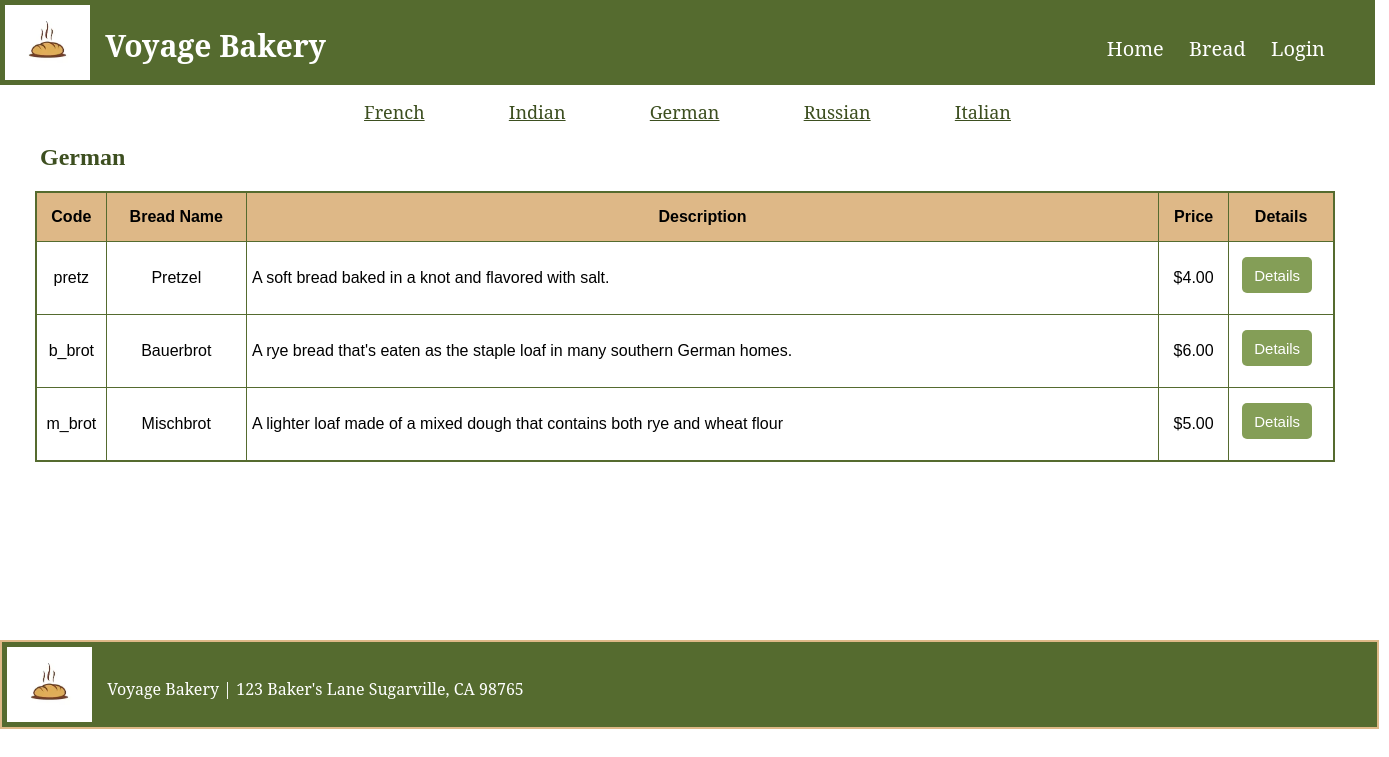
Page /bread_shop/bread.php?bread_category_id=3 on the committed database.
### tables this page shows
CREATE TABLE IF NOT EXISTS `breadCategories` (
`breadCategoryID` int(11) NOT NULL,
  `breadCategoryName` varchar(255) NOT NULL,
  `dateAdded` datetime NOT NULL
);

CREATE TABLE IF NOT EXISTS `bread` (
`breadID` int(11) NOT NULL,
  `breadCategoryID` int(11) NOT NULL,
  `breadCode` varchar(10) NOT NULL,
  `breadName` varchar(255) NOT NULL,
  `description` text NOT NULL,
  `price` decimal(10,2) NOT NULL,
  `dateAdded` datetime NOT NULL
);

### bread_shop/bread.php (the view, shortened to what this page needs)
<?php
require("database.php");
$bread_category_id = filter_input(INPUT_GET, 'bread_category_id', FILTER_VALIDATE_INT);
$queryCategories = 'SELECT * FROM breadCategories
ORDER BY breadCategoryID';
$s1 = $db->prepare($queryCategories);
$s1->execute();
$bread_categories = $s1->fetchAll();
$query = 'SELECT * FROM bread
WHERE breadCategoryID = :bread_category_id
ORDER BY breadID';
$s = $db->prepare($query);
$s->bindValue(':bread_category_id', $bread_category_id);
$s->execute();
$breads = $s->fetchAll();
$queryCategoryName = 'SELECT * FROM breadCategories
where breadCategoryID = :bread_category_id
ORDER BY breadCategoryID';
$s2 = $db->prepare($queryCategoryName);
$s2->bindValue(':bread_category_id', $bread_category_id);
$s2->execute();
$bread_category_name = $s2->fetch();
?>
<html>
<head>
    <link rel = 'stylesheet' href = 'stylesheet.css'/>
</head>
<body>
    <?php include('header.php')?>
    <main id = 'bread-main'>
        <nav id = 'breads'>
            <?php foreach($bread_categories as $bread_category):?>
                <a class = 'bread_link' href = "?bread_category_id=<?php echo $bread_category['breadCategoryID'];?>">
                <?php echo $bread_category['breadCategoryName'];?></a>
            <?php endforeach; ?>
        </nav>
        <div id= 'tbl'>
        <h2 id = 'theader'><?php echo $bread_category_name['breadCategoryName']; ?></h2>
        <table>
        <tr class = 'ttitle'>
            <td style = 'width: 5%;'>Code</td>
            <td style = 'width: 10%;'>Bread Name</td>
            <td style = 'width: 65%;'>Description</td>
            <td style = 'width: 5%;'>Price</td>
            <td>Details</td>
        </tr>
        <?php foreach ($breads as $bread): ?>
        <tr>
            <td style = 'width: 5%;'><?php echo $bread['breadCode'];?></td>
            <td style = 'width: 10%;'><?php echo $bread['breadName'];?></td>
            <td style = 'width: 45%; text-align: left'><?php echo $bread['description'];?></td>
            <td style = 'width: 5%;'>$<?php echo $bread['price'];?></td>
            <td style = 'width: 7.5%'>
                    <form action = 'details.php' method = 'get' style = 'width: 50px'>
                        <input
                            style = 'margin-top: 10px'
                            type = 'submit'
                            value = 'Details'
                            class = 'button details-button'
                            id = 'details-button'
                        />
                    </form>
                </td>
        </tr>
        <?php endforeach;?>
        </table>
        </div>
    </main>
    <?php include('footer.php');?>
</body>
</html>

### bread_shop/stylesheet.css (style rules this page uses)
body { margin:0px; }
main { width: 1375px; margin-top: 55px; }
form { margin-left: 8px; width: 1350px; }
#tbl { font-family: 'Trebuchet MS', 'Lucida Sans Unicode', 'Lucida Grande', 'Lucida Sans', Arial, sans-serif, 'sans-serif'; margin-left: 35px; }
#breads { font-family: 'Garamond', 'serif'; width: 1375px; text-align: center; }
table { border: 2px solid darkolivegreen; border-spacing: 0; border-collapse: collapse; width: 1300px; text-align: center; }
table td { border: 1px solid darkolivegreen; padding: 5px; height: 50px; }
.ttitle { background: burlywood; font-weight: bold; }
.bread_link { margin: 40px; font-size: 18px; }
.bread_link:link { color: rgb(61, 79, 32); }
#theader { color: rgb(61, 79, 32); margin-left: 5px; }
#bread-main { height: 520px; margin-top: 100px; }
input.button { background-color: rgb(132, 158, 87); color: white; border-radius: 5px; width: 70px; height: 36px; border: none; font-size: 15px; }
h2 { margin-left: 40px; font-family: 'Trebuchet MS'; color: darkolivegreen; }

### rows in the picture
breadcategories: breadCategoryName "French"
breadcategories: breadCategoryName "Indian"
breadcategories: breadCategoryName "German"
breadcategories: breadCategoryName "Russian"
breadcategories: breadCategoryName "Italian"
bread: breadCode "pretz", breadName "Pretzel", description "A soft bread baked in a knot and flavored with salt.", price "4.00"
bread: breadCode "b_brot", breadName "Bauerbrot", description "A rye bread that's eaten as the staple loaf in many southern German homes.", price "6.00"
bread: breadCode "m_brot", breadName "Mischbrot", description "A lighter loaf made of a mixed dough that contains both rye and wheat flour", price "5.00"
